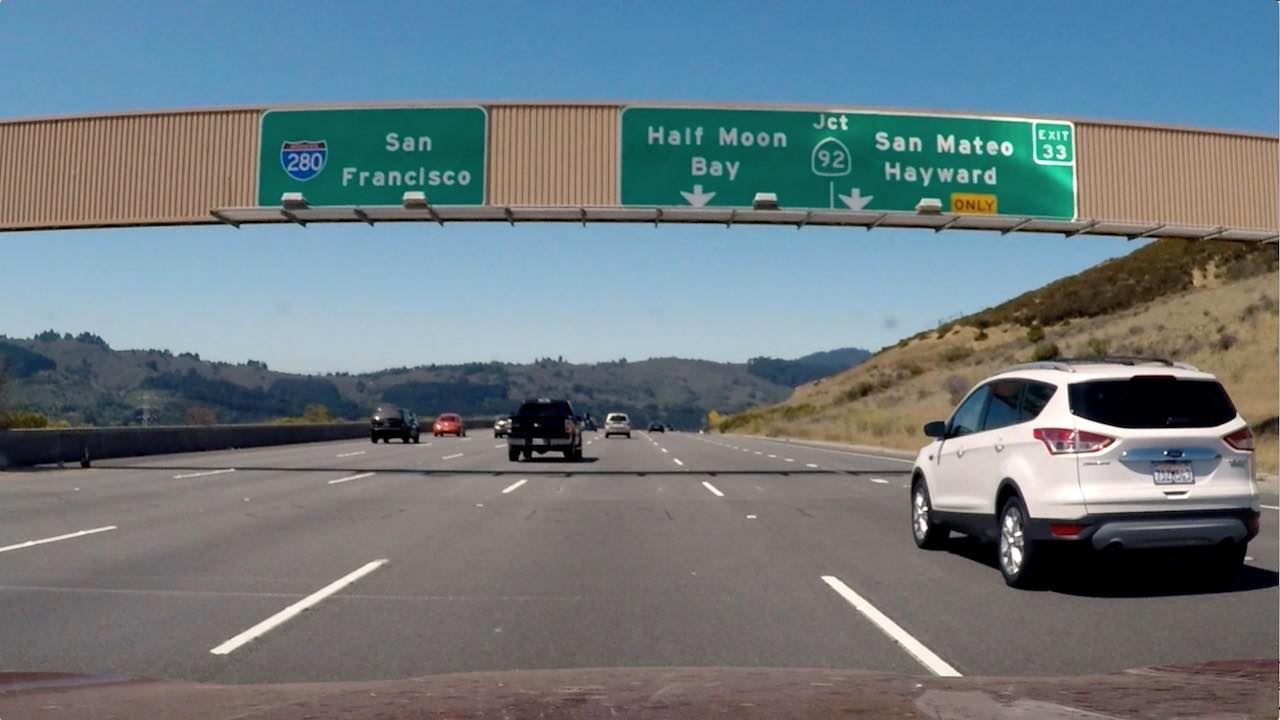
#> input picture Lesson/Lesson_7_Gradient_and_Color_Spaces/signs_vehicles_xygrad.png, 1280 x 720 px
$ python apply_sobel.py   (older library calls are emulated)
#> lines starting #> are read from the running program, lines starting #| are printed output that depends on the picture; after the words box and inside, x2 and y2 are one past the last pixel; in counts of white or black regions, pixels touching at a corner belong together
# Test image: https://s3-us-west-1.amazonaws.com/udacity-selfdrivingcar/files/Advanced_Lane_Finding_Images/sobel_example/signs_vehicles_xygrad.png
import numpy as np
import cv2
import matplotlib.pyplot as plt
import matplotlib.image as mpimg
import pickle

# Read in an image and grayscale it
image = mpimg.imread('signs_vehicles_xygrad.png')
#> image is the input picture: shape (720, 1280, 3) float32; mean R, G, B 0.428, 0.477, 0.5


# Define a function that applies Sobel x or y,
# then takes an absolute value and applies a threshold.
# Note: calling your function with orient='x', thresh_min=20, thresh_max=100
# should produce output like the example image shown above this quiz.
def abs_sobel_thresh(img, orient='x', thresh_min=0, thresh_max=255):
    # Apply the following steps to img
    # 1) Convert to grayscale
#> called with orient = 'x', thresh_min = 20, thresh_max = 100
    gray_img = cv2.cvtColor(img, cv2.COLOR_RGB2GRAY)
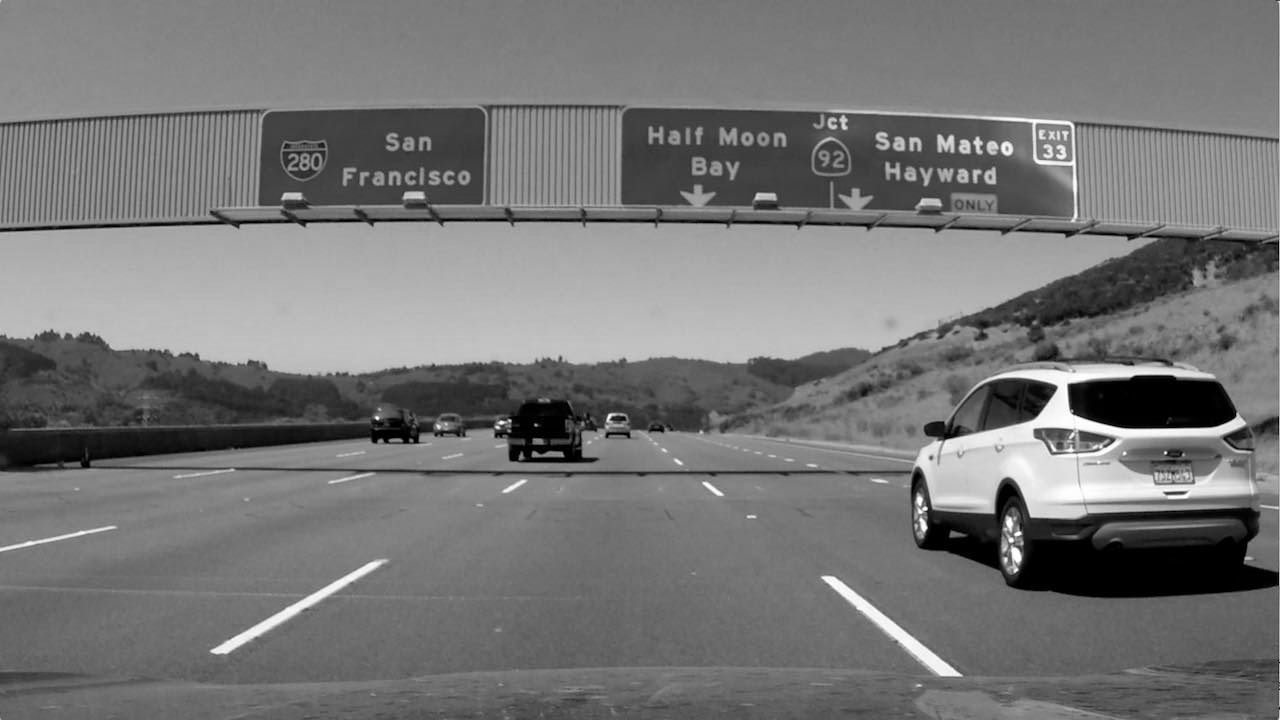
#> gray_img: shape (720, 1280) float32; min 0, max 0.999, mean 0.465
    # 2) Take the derivative in x or y given orient = 'x' or 'y'
    if orient == 'x':
        gradient = cv2.Sobel(gray_img, cv2.CV_64F, 1, 0)
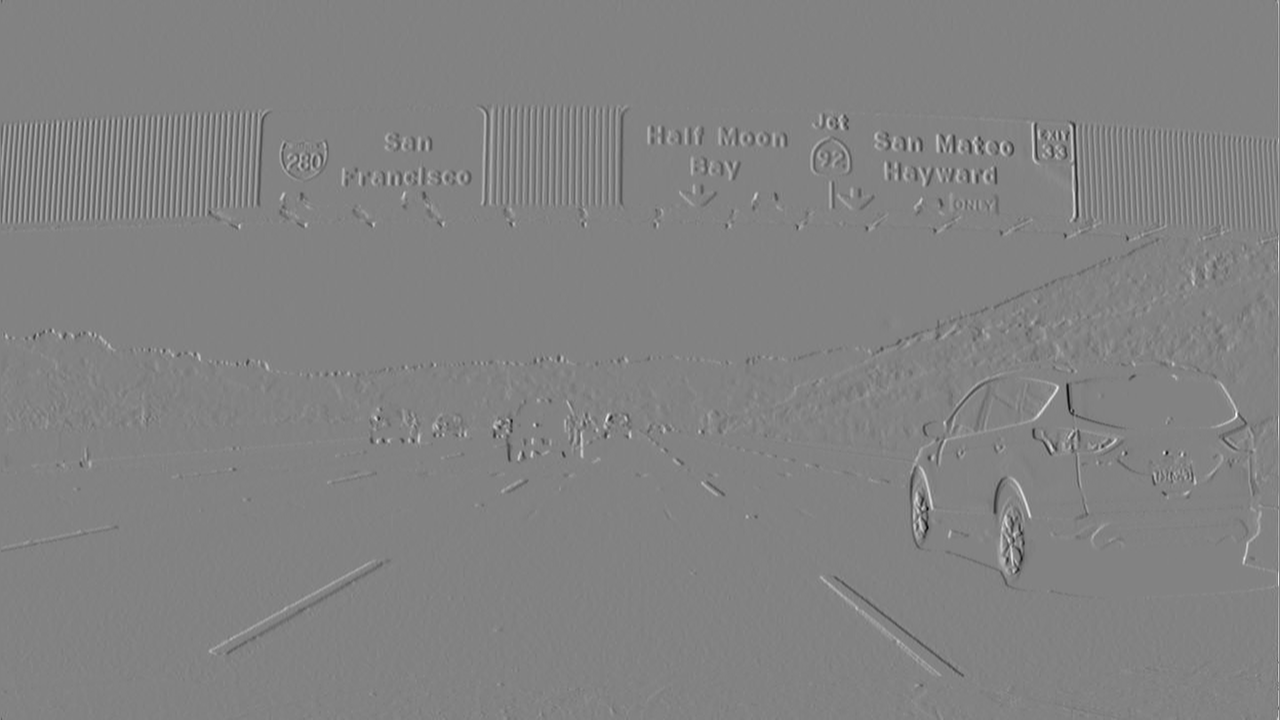
#> gradient: shape (720, 1280) float64; min -3.19, max 3.04, mean 0.000561; drawn with min black and max white
    elif orient == 'y':
        gradient = cv2.Sobel(gray_img, cv2.CV_64F, 0, 1)
    # 3) Take the absolute value of the derivative or gradient
    gradient = np.absolute(gradient)
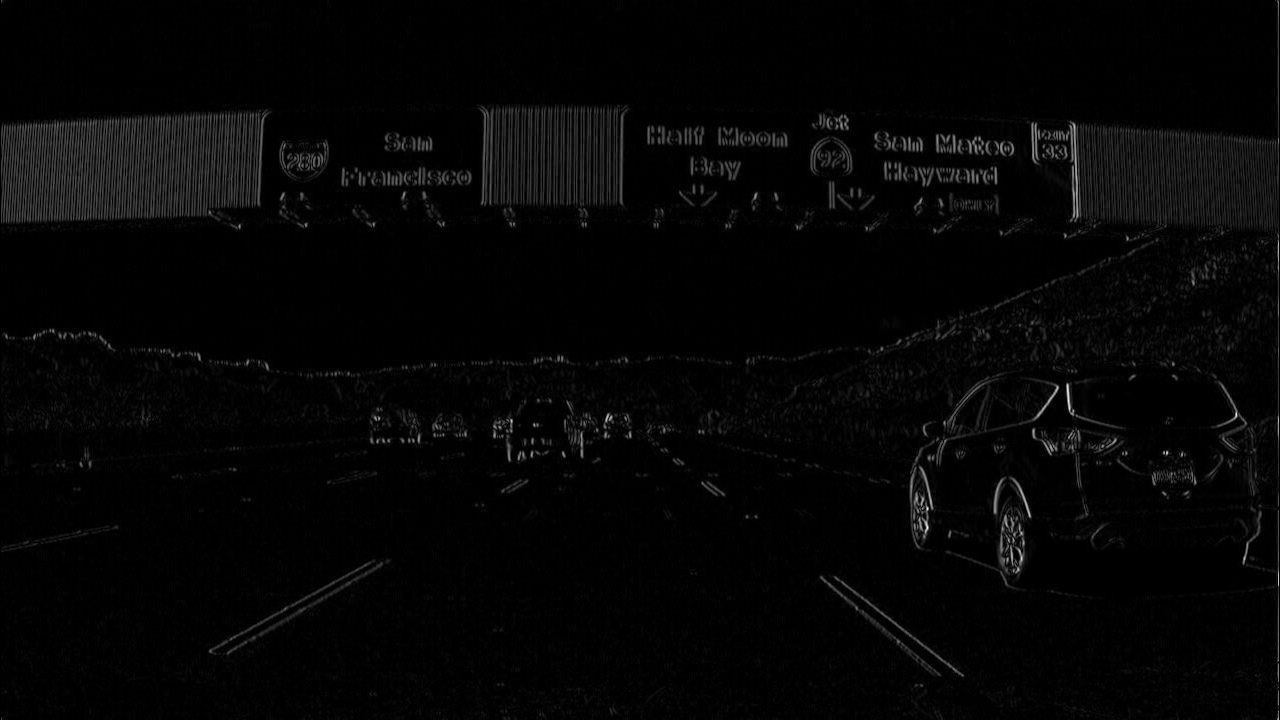
#> gradient: shape (720, 1280) float64; min 0, max 3.19, mean 0.0728; drawn with min black and max white
    # 4) Scale to 8-bit (0 - 255) then convert to type = np.uint8
    gradient = ((gradient / np.max(gradient)) * 255).astype(np.uint8)
    # 5) Create a mask of 1's where the scaled gradient magnitude
    # is > thresh_min and < thresh_max
    binary_output = np.zeros_like(gradient)
    binary_output[(gradient > thresh_min) * (gradient < thresh_max)] = 1
    # 6) Return this mask as your binary_output image
    return binary_output


# Run the function
grad_binary = abs_sobel_thresh(image, orient='x', thresh_min=20, thresh_max=100)
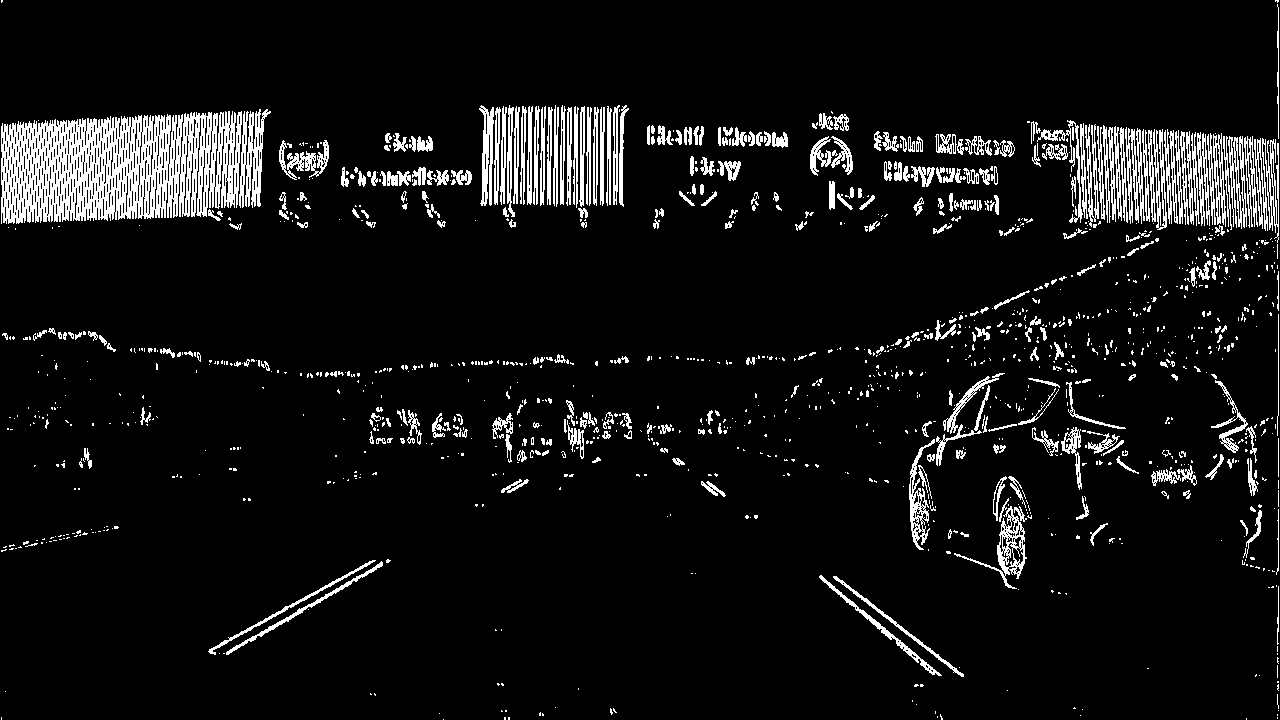
#> grad_binary: shape (720, 1280); values 0 (black) and 1 (white), 7.6% white; 1321 white regions (980 under 20 px), largest, box (x1, y1, x2, y2) and area: (1, 111, 242, 224) 18320, (239, 109, 271, 208) 1512, (1254, 138, 1279, 243) 1210
# Plot the result
f, (ax1, ax2) = plt.subplots(1, 2, figsize=(24, 9))
f.tight_layout()
ax1.imshow(image)
ax1.set_title('Original Image', fontsize=50)
ax2.imshow(grad_binary, cmap='gray')
ax2.set_title('Thresholded Gradient', fontsize=50)
plt.subplots_adjust(left=0., right=1, top=0.9, bottom=0.)
